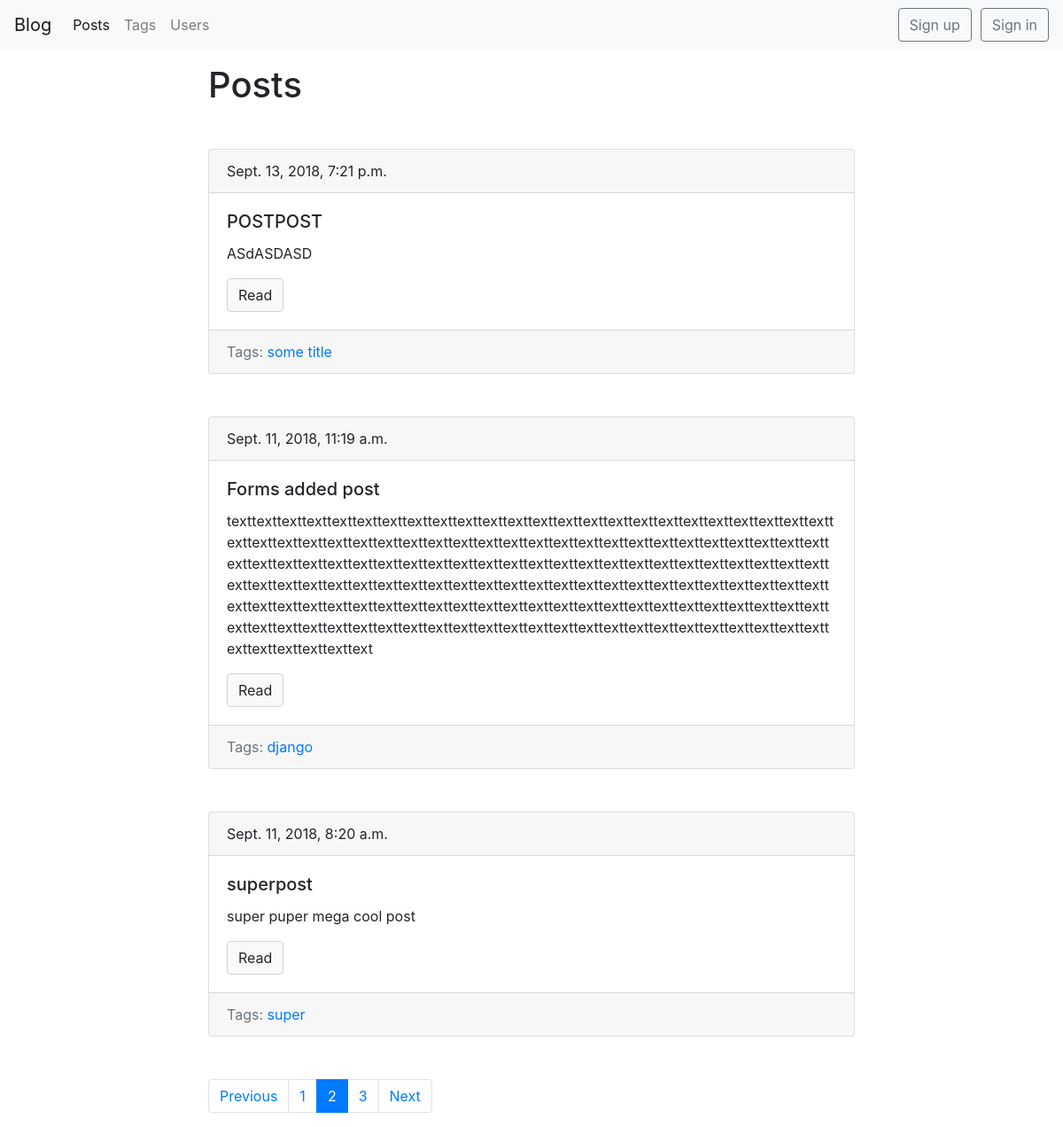
The page /blog/?page=2 on the database as committed earlier.
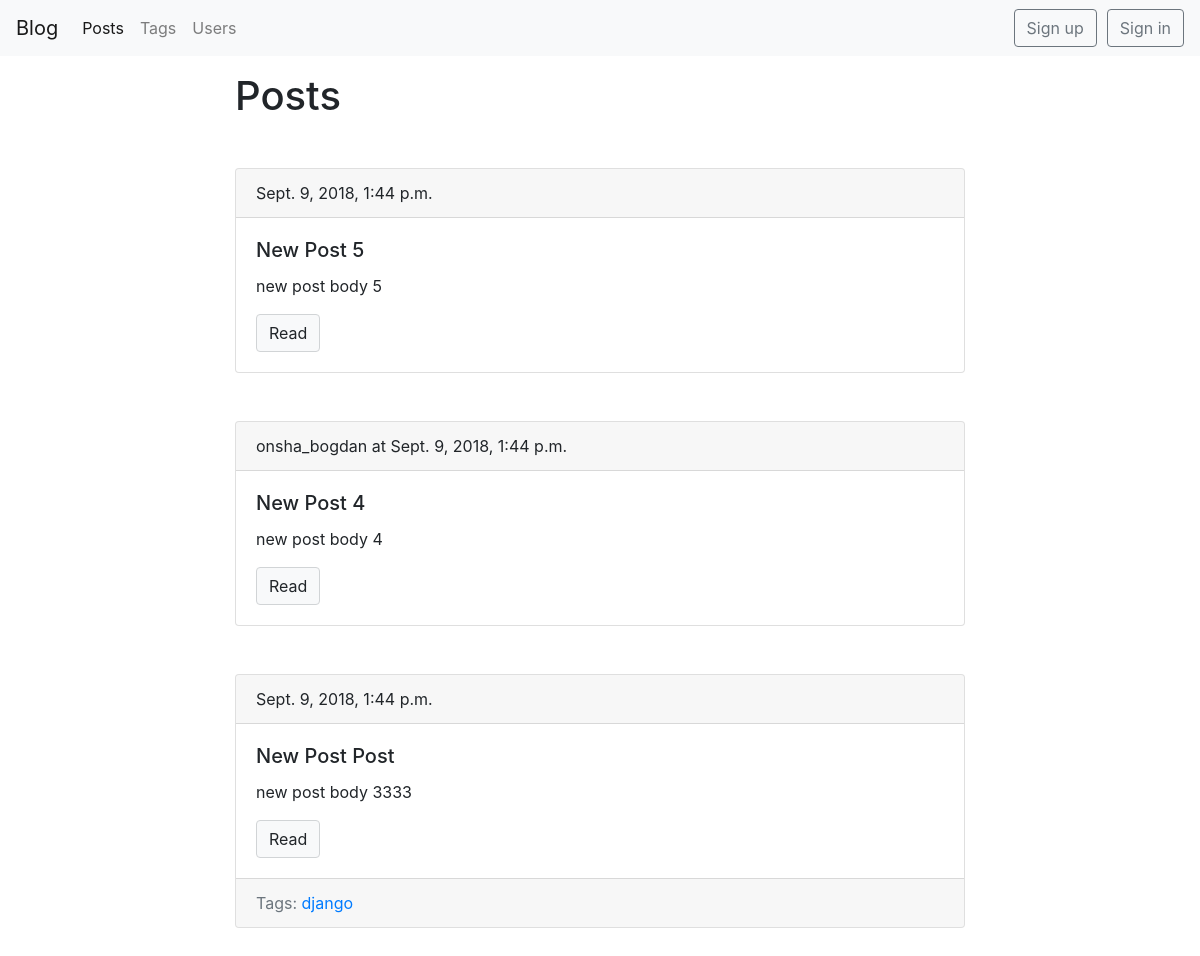
The same page on the database as committed later.
### blog/models.py (models this page shows, shortened)
class Post(models.Model):
    title = models.CharField(max_length=150, db_index=True)
    slug = models.SlugField(max_length=150, unique=True, blank=True)
    body = models.TextField(blank=True, db_index=True)
    date_pub = models.DateTimeField(auto_now_add=True)
    tags = models.ManyToManyField('Tag', blank=True, related_name='posts')
    author = models.ForeignKey(BlogUser, on_delete=models.CASCADE, null=True, default=None)
    rating = models.IntegerField(default=0, blank=True)
    def get_absolute_url(self):
        return reverse('post_detail_url', kwargs={'slug': self.slug})
    class Meta:
        ordering = ['-date_pub']

class Tag(models.Model):
    title = models.CharField(max_length=50)
    slug = models.SlugField(max_length=50, unique=True)
    def get_absolute_url(self):
        return reverse('tag_detail_url', kwargs={'slug': self.slug})
    class Meta:
        ordering = ['title']

### blog/views.py (the view)
# urls.py: path(r'', posts_list, name='posts_list_url'),
def posts_list(request):
    search_query = request.GET.get('search', '')
    page_number = request.GET.get('page', 1)
    if search_query:
        posts = Post.objects.filter(Q(title__icontains=search_query) | Q(body__icontains=search_query))
    else:
        posts = Post.objects.all()
    paginator = Paginator(posts, 3)
    page = paginator.get_page(page_number)
    prev_url = '?page={}'.format(page.previous_page_number()) if page.has_previous() else ''
    next_url = '?page={}'.format(page.next_page_number()) if page.has_next() else ''
    is_paginated = page.has_other_pages()
    context = {
        'page_object': page,
        'prev_url': prev_url,
        'next_url': next_url,
        'is_paginated': is_paginated
    }
    return render(request, 'blog/index.html', context=context)

### blog/models.py (called while the page is built)
    def __str__(self):
        return self.username

### blog/templates/blog/index.html (shortened to what this page needs)
{% extends 'blog/base_blog.html' %}
{% block content %}
<h1 class="mb-5">Posts</h1>
  {% for post in page_object.object_list %}
          {% include 'blog/includes/post_card_template.html' %}
  {% endfor %}
{% endblock %}

### blog/templates/blog/includes/post_card_template.html (shortened to what this page needs)
<div class="card mb-5">
    {% if post.author is not None %}
    <div class="card-header">
        {{post.author}} at {{ post.date_pub }}
    </div>
    {% else %}
    <div class="card-header">
         {{ post.date_pub }}
    </div>
    {% endif %}
    <div class="card-body">
        <h5 class="card-title">{{ post.title }}</h5>
        <p class="card-text"> {{ post.body|truncatewords:50 }}</p>
        <a href="{{ post.get_absolute_url }}" class="btn btn-light" >Read</a>
    </div>
    {% if post.tags.all %}
        <div class="card-footer text-muted">
        Tags:
        {% for tag in post.tags.all %}
            <a href="{{ tag.get_absolute_url }}"> {{ tag.title }}</a>
        {% endfor %}
        </div>
    {% endif %}
</div>

Rows that differ between the two databases and show on the page:
removed Post: date_pub "Sept. 13, 2018, 7:21 p.m.", title "POSTPOST", body "ASdASDASD"
no longer on this page (row unchanged): Tag: title "some title", shown under "Sept. 13, 2018, 7:21 p.m."
removed Post: date_pub "Sept. 11, 2018, 11:19 a.m.", title "Forms added post", body "texttexttexttexttexttexttexttexttexttexttexttexttexttexttexttexttexttexttexttexttexttexttexttexttexttexttexttexttexttexttexttexttexttexttexttexttexttexttexttexttexttexttexttexttexttexttexttexttexttexttexttexttexttexttexttexttexttexttexttexttexttexttexttexttexttexttexttexttexttexttexttexttexttexttexttexttexttexttexttexttexttexttexttexttexttexttexttexttexttexttexttexttexttexttexttexttexttexttexttexttexttexttexttexttexttexttexttexttexttexttexttexttexttexttexttexttexttexttexttexttexttexttexttexttexttexttexttexttexttexttexttexttexttexttexttexttexttexttexttexttexttexttexttexttexttexttexttexttexttext", Tag (title "django")
removed Post: date_pub "Sept. 11, 2018, 8:20 a.m.", title "superpost", body "super puper mega cool post"
removed Tag: title "super", shown under "Sept. 11, 2018, 8:20 a.m."
now on this page (row unchanged): Post: date_pub "Sept. 9, 2018, 1:44 p.m.", title "New Post 5", body "new post body 5"
now on this page (row unchanged): Post: author "onsha_bogdan", date_pub "Sept. 9, 2018, 1:44 p.m.", title "New Post 4", body "new post body 4"
now on this page (row unchanged): Post: date_pub "Sept. 9, 2018, 1:44 p.m.", title "New Post Post", body "new post body 3333", Tag (title "django")
Other text that changed with them:
text no longer shown: "Previous Next"
list line gone: "1"
list line gone: "2"
list line gone: "3"
